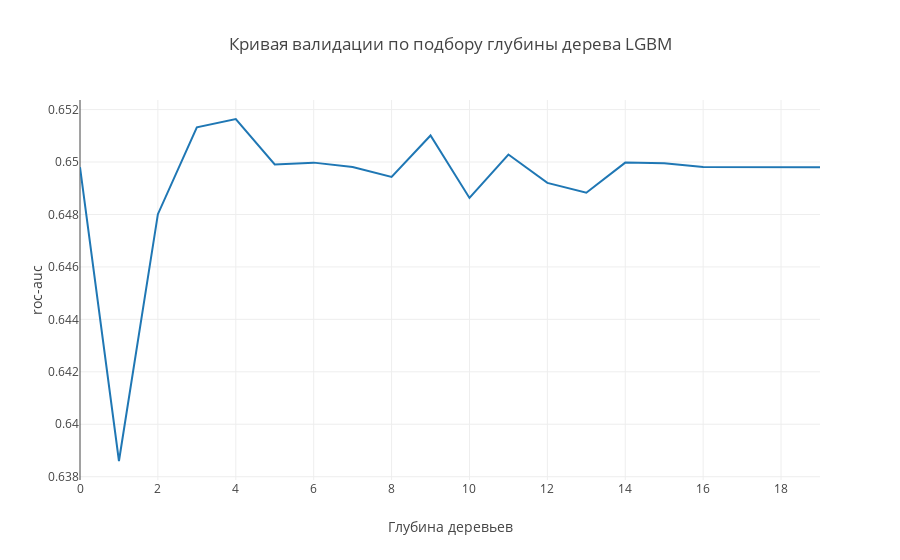

The code cell stored with this chart in its notebook:
### Code cell
trace1 = go.Scatter(
    x=[i for i in range(20)],
    y=scores_lgbm_dep
)
data = [trace1]
layout = go.Layout(title = 'Кривая валидации по подбору глубины дерева LGBM',
          yaxis={'title':'roc-auc'}, xaxis={'title':'Глубина деревьев'})

fig = go.Figure(data=data, layout=layout)
iplot(fig, show_link=False)

### Figure 1 — Plotly figure (JSON) as saved in the notebook; plotly's stock layout.template omitted (floating-point values rounded to 4 significant figures)
{"data": [{"type": "scatter", "uid": "95f75a9d-22b0-417e-8673-bbf4473958fc", "x": [0, 1, 2, 3, 4, 5, 6, 7, 8, 9, 10, 11, 12, 13, 14, 15, 16, 17, 18, 19], "y": [0.6498, 0.6386, 0.648, 0.6513, 0.6516, 0.6499, 0.65, 0.6498, 0.6494, 0.651, 0.6486, 0.6503, 0.6492, 0.6488, 0.65, 0.65, 0.6498, 0.6498, 0.6498, 0.6498]}], "layout": {"title": {"text": "Кривая валидации по подбору глубины дерева LGBM"}, "xaxis": {"title": {"text": "Глубина деревьев"}}, "yaxis": {"title": {"text": "roc-auc"}}}}
